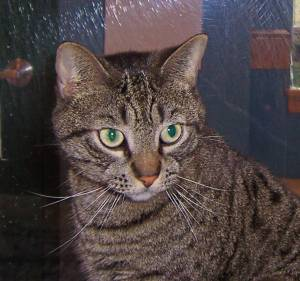
#> input picture KanakovRA/lab3/cvd/train/cat1.jpg, 300 x 281 px, given as the content of the folder dataset/train/cats, which was not available
$ python main.py
#> lines starting #> are read from the running program, lines starting #| are printed output that depends on the picture; pictures that were not available may be replaced by others from this repository, and a replacement may not be noted
import argparse
import os
import random

import cv2
import matplotlib.pyplot as plt
import numpy as np
from sklearn.cluster import MiniBatchKMeans, KMeans
from sklearn.ensemble import RandomForestClassifier
from sklearn.linear_model import LogisticRegression
from sklearn.metrics import classification_report, accuracy_score
from sklearn.preprocessing import LabelEncoder
from sklearn.svm import SVC


def load_images_from_folder(folder, label, image_size=(150, 150)):
    """
    Загружает изображения из указанной папки, изменяет их размер и возвращает массив изображений и меток.
    """
#> called with folder = 'dataset/train/cats', label = 'cat', image_size = (150, 150)
    images = []
    labels = []
    for filename in os.listdir(folder):
        img_path = os.path.join(folder, filename)
        img = cv2.imread(img_path)
#> img is the input picture: shape (281, 300, 3); mean B, G, R 68, 68.3, 78.8
        if img is not None:
            img = cv2.resize(img, image_size)
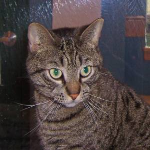
#> img: shape (150, 150, 3); mean B, G, R 67.9, 68.2, 78.7
            images.append(img)
            labels.append(label)
    return images, labels


def visualize_histogram(hist, title="Гистограмма слов"):
    """
    Визуализация гистограммы частот.
    """
    plt.figure(figsize=(10, 6))
    plt.bar(range(len(hist)), hist)
    plt.title(title)
    plt.xlabel("Индекс визуального слова")
    plt.ylabel("Частота")
    plt.show()


def parse_args():
    parser = argparse.ArgumentParser(description='Train and test a classifier using the bag of words approach.')

    parser.add_argument('-td', '--train_dir',
                        help='Directory with training images (cats and dogs)',
                        type=str,
                        dest='train_dir',
                        default='dataset/train')
    parser.add_argument('-tsd', '--test_dir',
                        help='Directory with test images',
                        type=str,
                        dest='test_dir',
                        default='dataset/test')
    parser.add_argument('-nc', '--n_clusters',
                        help='Number of clusters for visual dictionary',
                        type=int,
                        dest='n_clusters',
                        default=200)
    args = parser.parse_args()
    return args


def extract_features_bag_of_words(images, n_clusters=50):
    """
    Извлечение признаков с помощью алгоритма "мешок слов".
    """
    sift = cv2.SIFT_create()
    descriptors = []

    for img in images:
        gray = cv2.cvtColor(img, cv2.COLOR_BGR2GRAY)
        _, descriptor = sift.detectAndCompute(gray, None)

        if descriptor is not None:
            descriptors.append(descriptor)

    if len(descriptors) == 0:
        print("Ошибка: не удалось извлечь дескрипторы ни для одного изображения.")
        return np.array([]), None

    descriptors = np.vstack(descriptors)

    print("Кластеризация дескрипторов...")
    # kmeans = KMeans(n_clusters=n_clusters, random_state=42)
    kmeans = MiniBatchKMeans(n_clusters=n_clusters, random_state=42, init='k-means++', batch_size=3072)
    kmeans.fit(descriptors)

    # Построение гистограмм
    print("Построение гистограмм...")
    histograms = []
    for img in images:
        gray = cv2.cvtColor(img, cv2.COLOR_BGR2GRAY)
        _, descriptor = sift.detectAndCompute(gray, None)
        histogram = np.zeros(n_clusters, dtype=np.float32)
        if descriptor is not None:
            words = kmeans.predict(descriptor)
            for word in words:
                histogram[word] += 1
        histograms.append(histogram)

    return np.array(histograms), kmeans


def main():
    args = parse_args()
    image_size = (150, 150)

    train_cats, train_labels_cats = load_images_from_folder(args.train_dir + '/cats', "cat", image_size)
#> train_cats = 1 item; train_labels_cats = ['cat']
    train_dogs, train_labels_dogs = load_images_from_folder(args.train_dir + '/dogs', "dog", image_size)
#> train_dogs = 1 item; train_labels_dogs = ['dog']
    test_cats, test_labels_cats = load_images_from_folder(args.test_dir + '/cats', "cat", image_size)
#> test_cats = 1 item; test_labels_cats = ['cat']
    test_dogs, test_labels_dogs = load_images_from_folder(args.test_dir + '/dogs', "dog", image_size)
#> test_dogs = 1 item; test_labels_dogs = ['dog']

    train_images = train_cats + train_dogs
#> train_images = 2 items
    train_labels = train_labels_cats + train_labels_dogs
#> train_labels = ['cat', 'dog']
    test_images = test_cats + test_dogs
#> test_images = 2 items
    test_labels = test_labels_cats + test_labels_dogs
#> test_labels = ['cat', 'dog']

    # Извлечение признаков для тренировочной выборки
    print("Извлечение признаков с использованием алгоритма 'мешок слов'...")
    train_histograms, kmeans = extract_features_bag_of_words(train_images, args.n_clusters)
#> the loop in extract_features_bag_of_words, `for img in images:` made 2 passes
#> pass 1, in extract_features_bag_of_words, `gray = cv2.cvtColor(img, cv2.COLOR_BGR2GRAY)`:
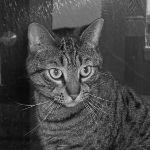
#> gray: shape (150, 150); min 9, max 204, mean 71.3
#> after the loop in extract_features_bag_of_words, `for img in images:`: descriptors = 2 items

    # Извлечение признаков для тестовой выборки
    print("Извлечение признаков для тестовой выборки...")
    test_histograms = []
    sift = cv2.SIFT_create()
    for img in test_images:
        gray = cv2.cvtColor(img, cv2.COLOR_BGR2GRAY)
        _, descriptor = sift.detectAndCompute(gray, None)
        histogram = np.zeros(args.n_clusters, dtype=np.float32)
        if descriptor is not None:
            words = kmeans.predict(descriptor)
            for word in words:
                histogram[word] += 1
        test_histograms.append(histogram)
#> this loop made 2 passes
#> after the loop, test_histograms = 2 items
    test_histograms = np.array(test_histograms)

    # Преобразуем метки в числовой формат
    label_encoder = LabelEncoder()
    train_labels_encoded = label_encoder.fit_transform(train_labels)
#> train_labels_encoded = [0, 1]
    test_labels_encoded = label_encoder.transform(test_labels)
#> test_labels_encoded = [0, 1]

    # Обучаем классификатор
    print("Обучение модели классификации...")
    model = SVC(kernel='rbf', gamma=0.001, C=10, random_state=42)
    # model = KNeighborsClassifier(n_neighbors=10)
    # model = LogisticRegression(max_iter= 100, C=1, random_state=42)
    # model = RandomForestClassifier(n_estimators=200, random_state=42)
    model.fit(train_histograms, train_labels_encoded)

    # Оцениваем модель
    print("Оценка модели на тестовой выборке...")
    test_predictions = model.predict(test_histograms)
#> test_predictions = [1, 1]
    accuracy = accuracy_score(test_labels_encoded, test_predictions)
#> accuracy = 0.5
    print(f"Accuracy: {accuracy:.2f}")
#| Accuracy: 0.50
    print(classification_report(test_labels_encoded, test_predictions, target_names=label_encoder.classes_))
#|               precision    recall  f1-score   support
#|          cat       0.00      0.00      0.00         1
#|          dog       0.50      1.00      0.67         1
#|     accuracy                           0.50         2
#|    macro avg       0.25      0.50      0.33         2
#| weighted avg       0.25      0.50      0.33         2

    # Визуализация гистограммы одного изображения
    visualize_histogram(train_histograms[0], title="Гистограмма слов для первого изображения (train)")
#> in visualize_histogram, `plt.show()`:
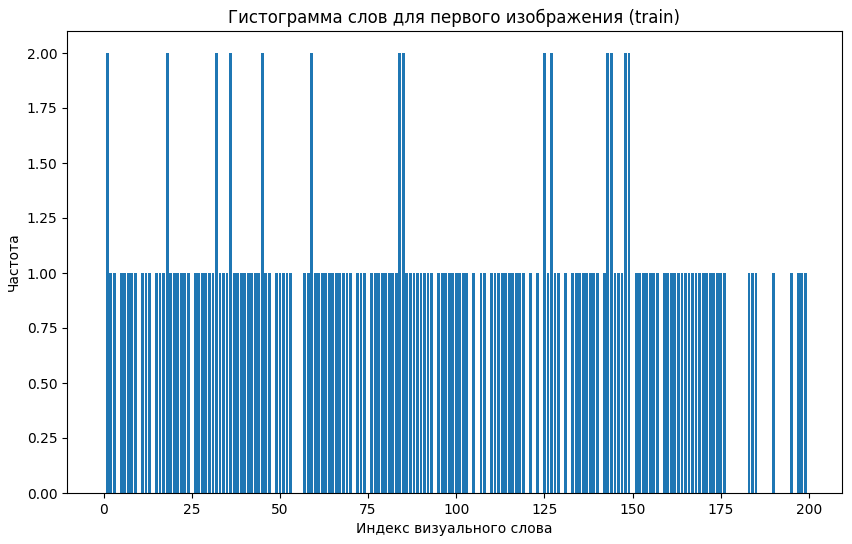
#> figure drawn by matplotlib, 1 panel

    # Вывод 5 случайных изображений с предсказаниями и матрицей точек
    print("Вывод 5 случайных изображений с ключевыми точками и предсказаниями...")
#> (the run stopped early here; a loop or call above may not have finished)

$ run again, on KanakovRA/lab3/cvd/train/cat83.jpg
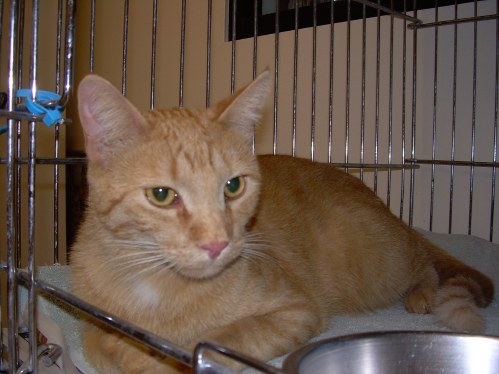
#> input picture KanakovRA/lab3/cvd/train/cat83.jpg, 499 x 374 px, given as the content of the folder dataset/train/cats, which was not available
#> in load_images_from_folder, img is the input picture: shape (374, 499, 3); mean B, G, R 74.3, 87.1, 104.7
#> img: shape (150, 150, 3)
#> train_cats = 1 item; train_labels_cats = ['cat']
#> train_dogs = 1 item; train_labels_dogs = ['dog']
#> test_cats = 1 item; test_labels_cats = ['cat']
#> test_dogs = 1 item; test_labels_dogs = ['dog']
#> train_images = 2 items
#> train_labels = ['cat', 'dog']
#> test_images = 2 items
#> test_labels = ['cat', 'dog']
#> the loop in extract_features_bag_of_words, `for img in images:` made 2 passes
#> pass 1, in extract_features_bag_of_words, `gray = cv2.cvtColor(img, cv2.COLOR_BGR2GRAY)`:
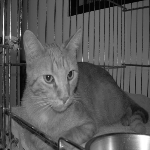
#> gray: shape (150, 150); min 2, max 255, mean 90.7
#> after the loop in extract_features_bag_of_words, `for img in images:`: descriptors = 2 items
#> the loop in main, `for img in test_images:` made 2 passes
#> train_labels_encoded = [0, 1]
#> test_predictions = [1, 1]
#> accuracy = 0.5
#| Accuracy: 0.50
#|               precision    recall  f1-score   support
#|          cat       0.00      0.00      0.00         1
#|          dog       0.50      1.00      0.67         1
#|     accuracy                           0.50         2
#|    macro avg       0.25      0.50      0.33         2
#| weighted avg       0.25      0.50      0.33         2
#> in visualize_histogram, `plt.show()`:
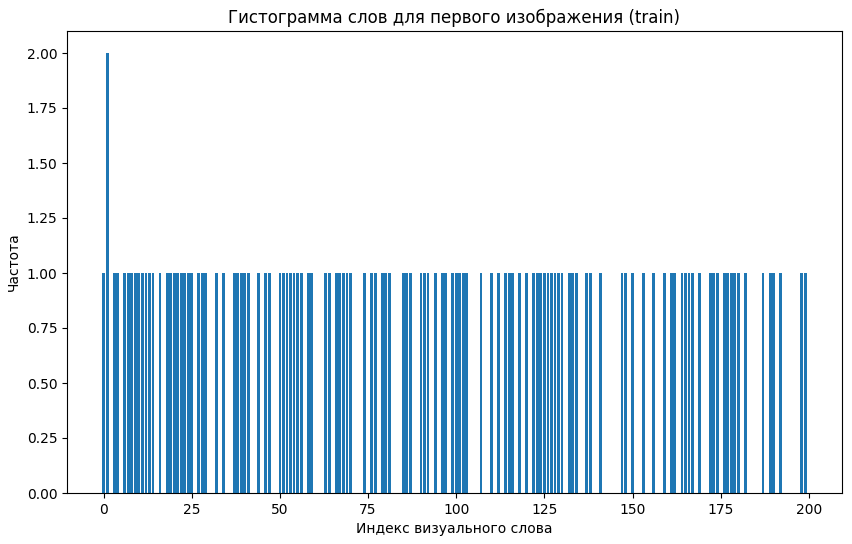
#> figure drawn by matplotlib, 1 panel; tallest bar 2 high, from x = 0.6 to 1.4

$ run again, on KanakovRA/lab3/cvd/train/cat95.jpg
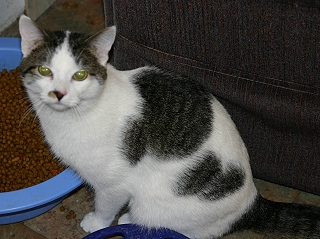
#> input picture KanakovRA/lab3/cvd/train/cat95.jpg, 320 x 239 px, given as the content of the folder dataset/train/cats, which was not available
#> in load_images_from_folder, img is the input picture: shape (239, 320, 3); mean B, G, R 71.7, 74.2, 76.2
#> img: shape (150, 150, 3)
#> train_cats = 1 item; train_labels_cats = ['cat']
#> train_dogs = 1 item; train_labels_dogs = ['dog']
#> test_cats = 1 item; test_labels_cats = ['cat']
#> test_dogs = 1 item; test_labels_dogs = ['dog']
#> train_images = 2 items
#> train_labels = ['cat', 'dog']
#> test_images = 2 items
#> test_labels = ['cat', 'dog']
#> the loop in extract_features_bag_of_words, `for img in images:` made 2 passes
#> pass 1, in extract_features_bag_of_words, `gray = cv2.cvtColor(img, cv2.COLOR_BGR2GRAY)`:
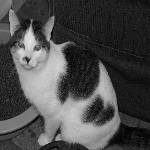
#> gray: shape (150, 150); min 1, max 225, mean 74.4
#> after the loop in extract_features_bag_of_words, `for img in images:`: descriptors = 2 items
#> the loop in main, `for img in test_images:` made 2 passes
#> train_labels_encoded = [0, 1]
#> test_predictions = [1, 1]
#> accuracy = 0.5
#| Accuracy: 0.50
#|               precision    recall  f1-score   support
#|          cat       0.00      0.00      0.00         1
#|          dog       0.50      1.00      0.67         1
#|     accuracy                           0.50         2
#|    macro avg       0.25      0.50      0.33         2
#| weighted avg       0.25      0.50      0.33         2
#> in visualize_histogram, `plt.show()`:
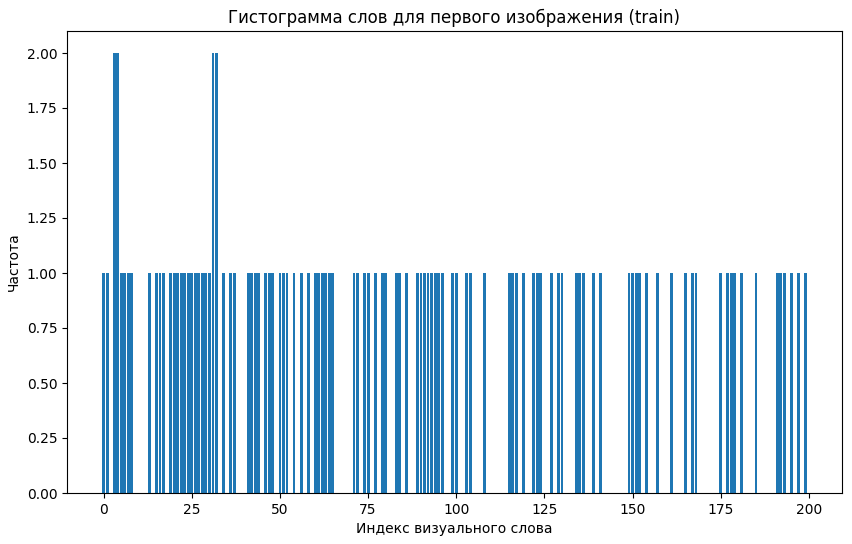
#> figure drawn by matplotlib, 1 panel

$ run again, on KanakovRA/lab3/cvd/train/dog11.jpg
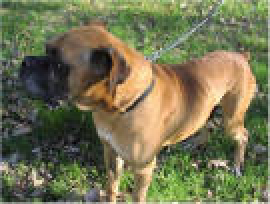
#> input picture KanakovRA/lab3/cvd/train/dog11.jpg, 135 x 102 px, given as the content of the folder dataset/train/cats, which was not available (shown 2 times larger)
#> in load_images_from_folder, img is the input picture: shape (102, 135, 3); mean B, G, R 82.7, 115.8, 116.6
#> img: shape (150, 150, 3)
#> train_cats = 1 item; train_labels_cats = ['cat']
#> train_dogs = 1 item; train_labels_dogs = ['dog']
#> test_cats = 1 item; test_labels_cats = ['cat']
#> test_dogs = 1 item; test_labels_dogs = ['dog']
#> train_images = 2 items
#> train_labels = ['cat', 'dog']
#> test_images = 2 items
#> test_labels = ['cat', 'dog']
#> the loop in extract_features_bag_of_words, `for img in images:` made 2 passes
#> pass 1, in extract_features_bag_of_words, `gray = cv2.cvtColor(img, cv2.COLOR_BGR2GRAY)`:
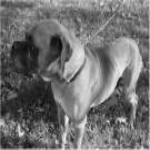
#> gray: shape (150, 150); min 6, max 245, mean 112.2
#> after the loop in extract_features_bag_of_words, `for img in images:`: descriptors = 2 items
#> the loop in main, `for img in test_images:` made 2 passes
#> train_labels_encoded = [0, 1]
#> test_predictions = [1, 1]
#> accuracy = 0.5
#| Accuracy: 0.50
#|               precision    recall  f1-score   support
#|          cat       0.00      0.00      0.00         1
#|          dog       0.50      1.00      0.67         1
#|     accuracy                           0.50         2
#|    macro avg       0.25      0.50      0.33         2
#| weighted avg       0.25      0.50      0.33         2
#> in visualize_histogram, `plt.show()`:
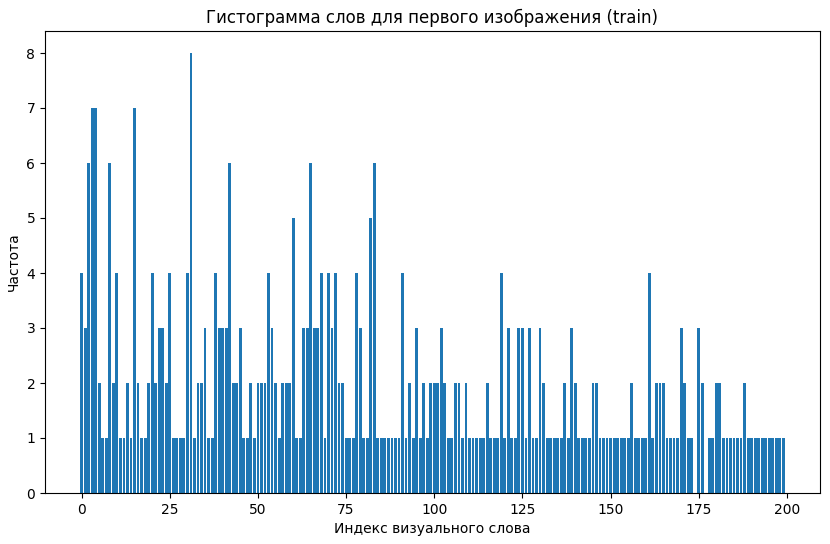
#> figure drawn by matplotlib, 1 panel; tallest bar 8 high, from x = 30.6 to 31.4
